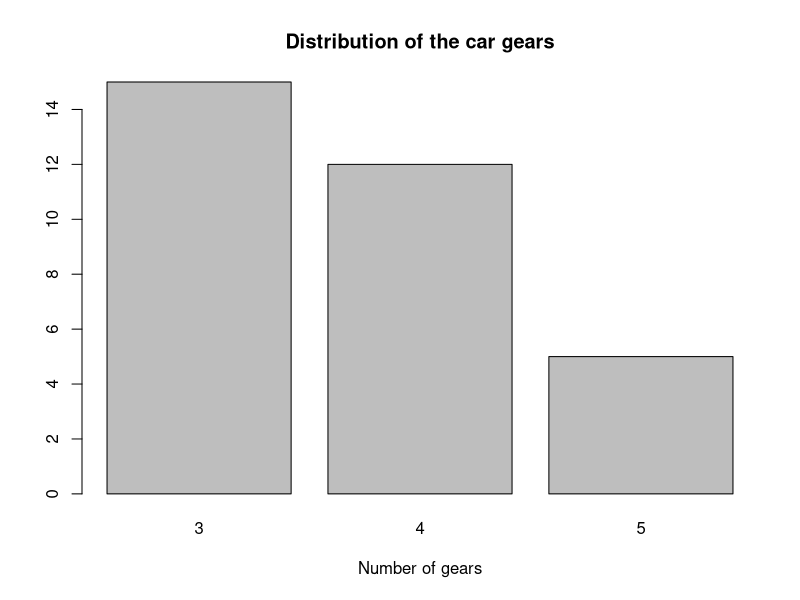
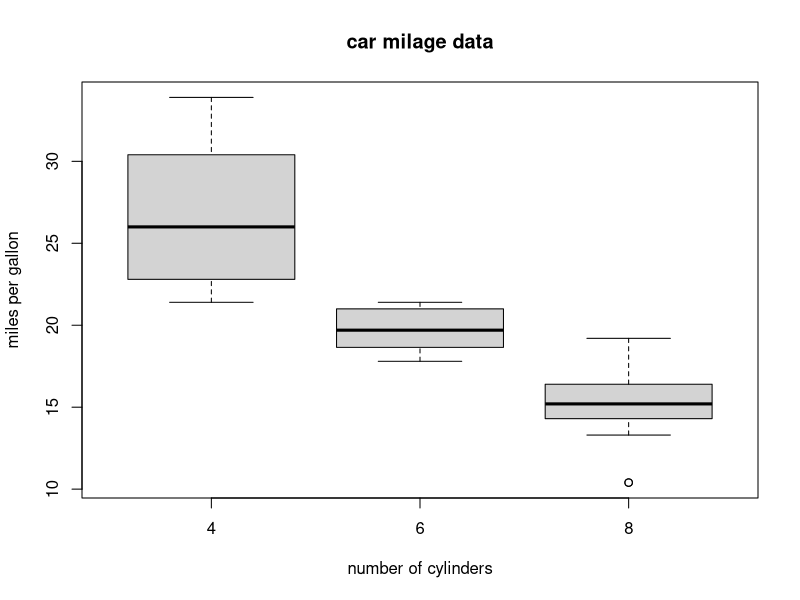
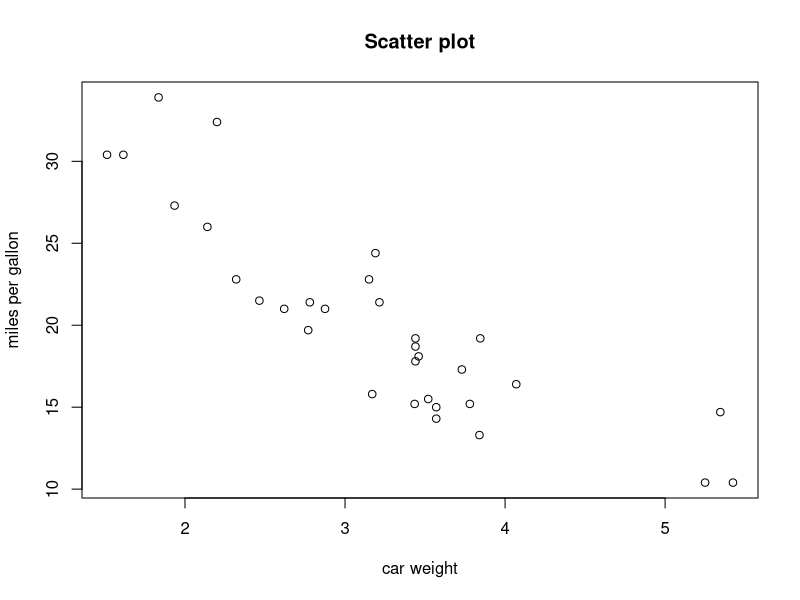
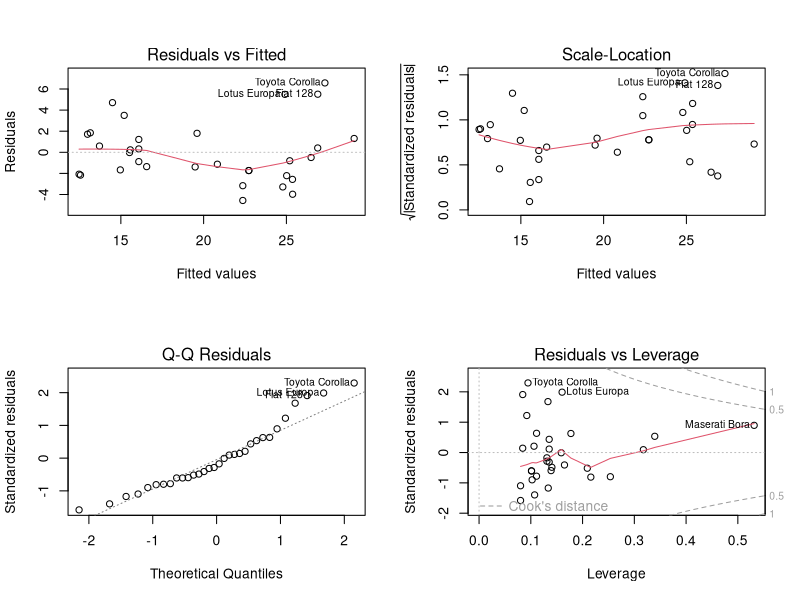

These figures' R source, in order:
#Crash course in R


#running R code
#assign can be done using = or<-

x=10
print(x)
print('Hello world')
y <- 0



#comments
#Single line comments

# multiple
# line
# comments  Select all lines Ctrl+shift+c

# Functions in R

# myfunction = function(arg1, arg2, arg3){
#   statement
#   return(object)
# }


printword = function(){
  print("Hello world")
}
printword()

printword2 = function(){print("Heloooooooo")}
printword2()



#R data Types

#numeric
x=10
print(class(x))

#integer
y=10L
print(class(y))

#complex
z = 10+1i
print(class(z))

#character
s = "Rstudio"
print(class(s))

#boolean
b = TRUE
print(class(b))

#vectors
name= c("Nuwan", "Ruwan", "Pawan","Saman")
print(name)
print(class(name))

#list
name = list(1, c("today","tomorrow"))
print(name)
print(class(name))


#matrices and Arrays
mat = matrix(
  c(1,0,0,0,1,0,0,0,1),
  ncol = 3,
  nrow = 3,
  byrow = TRUE
)
mat


arr = array(
  c(1,0,0,0,1,0,0,0,1),
  dim = c(1,3,3)
)
arr


# Data Frasmes

df = data.frame(
  weight = c(56, 78, 89, 67, 50),
  age = c(18, 21, 25, 22, 75)
  
)
df
df['age']

#Python implies a function
# R it doen't. We can make variable age.A


# Useful commands in R
# list out all the variables
ls() 
#delete variable y
rm(y)
ls()


# Control Statements

#for loop
for(i in 1:10){
  print(i)
}


#while loop
i=1
while (i<=10) {
  print(i)
  i = i+1
}

#if statement

temperature = 30
if(temperature<20){
  print("it's cold")
}else{
  print("It's too warm")
}


#generating numbers
#random numbers
rnorm(20, mean = 0, sd = 1)

#sequences

seq(1, 10, by=2)
seq(length=10, from = 1, by = 3)


#install packages
#pip install numpy

#installing 
install.packages("rmarkdown")

library(car)


#plots

mtcars
head(mtcars)

counts = table(mtcars$gear)
counts
barplot(
  counts,
  main = "Distribution of the car gears",
  xlab = "Number of gears"
)

#box plots
boxplot(
  mpg~cyl,
  data = mtcars,
  main = "car milage data",
  xlab = "number of cylinders",
  ylab = "miles per gallon"
)

#scatter plot
plot(
  mtcars$wt,
  mtcars$mpg,
  main = "Scatter plot",
  xlab = "car weight",
  ylab = "miles per gallon"
)


#modelling

lm_model = lm(mpg~cyl+disp+hp+drat, data=mtcars)
summary(lm_model)
coefficients(lm_model)
confint(lm_model)
fitted(lm_model)


#diagnostic plots

layout(matrix(c(1,2,3,4), 2,2))
plot(lm_model)


#logistic regression

logistic = glm(vs~.,data = mtcars, family=binomial())
summary(logistic)
